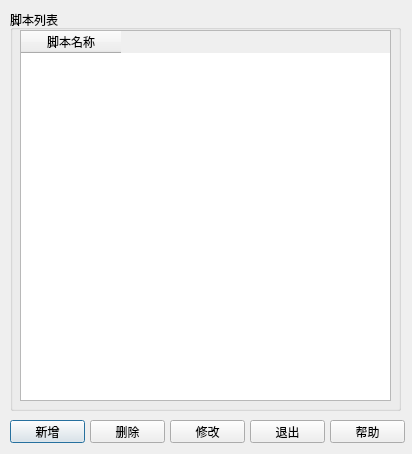
<?xml version="1.0" encoding="UTF-8"?>
<ui version="4.0">
 <class>initScriptDlg</class>
 <widget class="QDialog" name="initScriptDlg">
  <property name="geometry">
   <rect>
    <x>0</x>
    <y>0</y>
    <width>412</width>
    <height>454</height>
   </rect>
  </property>
  <property name="windowTitle">
   <string>初始化脚本管理器</string>
  </property>
  <widget class="QGroupBox" name="groupBox">
   <property name="geometry">
    <rect>
     <x>10</x>
     <y>10</y>
     <width>391</width>
     <height>401</height>
    </rect>
   </property>
   <property name="title">
    <string>脚本列表</string>
   </property>
   <widget class="QTableWidget" name="table">
    <property name="geometry">
     <rect>
      <x>10</x>
      <y>20</y>
      <width>371</width>
      <height>371</height>
     </rect>
    </property>
    <property name="editTriggers">
     <set>QAbstractItemView::NoEditTriggers</set>
    </property>
    <property name="selectionMode">
     <enum>QAbstractItemView::SingleSelection</enum>
    </property>
    <property name="selectionBehavior">
     <enum>QAbstractItemView::SelectRows</enum>
    </property>
    <property name="textElideMode">
     <enum>Qt::ElideLeft</enum>
    </property>
    <column>
     <property name="text">
      <string>脚本名称</string>
     </property>
    </column>
   </widget>
  </widget>
  <widget class="QPushButton" name="newadd">
   <property name="geometry">
    <rect>
     <x>10</x>
     <y>420</y>
     <width>75</width>
     <height>23</height>
    </rect>
   </property>
   <property name="text">
    <string>新增</string>
   </property>
  </widget>
  <widget class="QPushButton" name="exsitbtn">
   <property name="geometry">
    <rect>
     <x>250</x>
     <y>420</y>
     <width>75</width>
     <height>23</height>
    </rect>
   </property>
   <property name="text">
    <string>退出</string>
   </property>
  </widget>
  <widget class="QPushButton" name="deletebtn">
   <property name="geometry">
    <rect>
     <x>90</x>
     <y>420</y>
     <width>75</width>
     <height>23</height>
    </rect>
   </property>
   <property name="text">
    <string>删除</string>
   </property>
  </widget>
  <widget class="QPushButton" name="alterbtn">
   <property name="geometry">
    <rect>
     <x>170</x>
     <y>420</y>
     <width>75</width>
     <height>23</height>
    </rect>
   </property>
   <property name="text">
    <string>修改</string>
   </property>
  </widget>
  <widget class="QPushButton" name="helpbtn">
   <property name="geometry">
    <rect>
     <x>330</x>
     <y>420</y>
     <width>75</width>
     <height>23</height>
    </rect>
   </property>
   <property name="text">
    <string>帮助</string>
   </property>
  </widget>
 </widget>
 <resources/>
 <connections/>
</ui>
